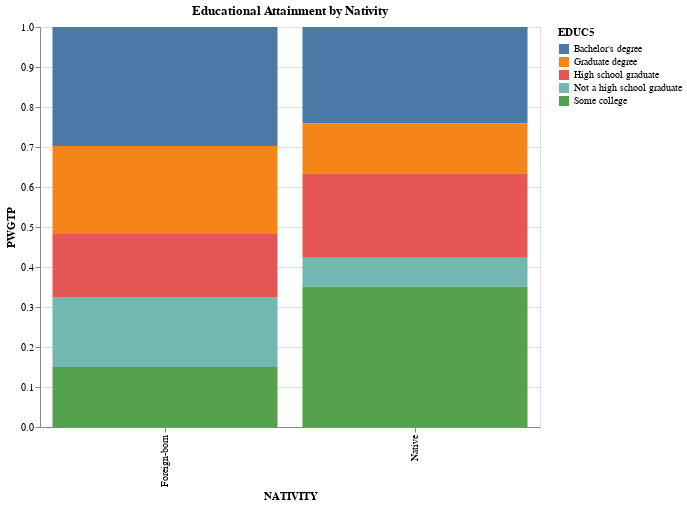

The notebook cell this image was saved under:
### Markdown cell above
Constructing charts with `altair` is fairly simple:

<input type="checkbox"> add data to a `alt.Chart()` object<br>
<input type="checkbox"> choose your `mark` (i.e. `mark_bar()`, `mark_circle()`, `mark_line()`) <br>
<input type="checkbox"> encode columns of your dataset to elements in your chart (i.e `x = 'NATIVITY'`) <br>
<input type="checkbox"> optional: declare your chart's properties like height, width, and a title. <br>

### Code cell
alt.Chart(data = data).mark_bar().encode(
    x = 'NATIVITY',
    y = 'PWGTP',
    color = 'EDUC5',
).properties(
    title = "Educational Attainment by Nativity",
    height = 400,
    width = 500,
)

### Figure 1 — Vega-Lite specification as saved in the notebook (floating-point values rounded to 4 significant figures)
{"$schema": "https://vega.github.io/schema/vega-lite/v2.6.0.json", "config": {"view": {"height": 300, "width": 400}}, "data": {"name": "data-0017fefd91bea25908954e51acf3f9c7"}, "datasets": {"data-0017fefd91bea25908954e51acf3f9c7": [{"EDUC5": "Not a high school graduate", "NATIVITY": "Foreign-born", "PWGTP": 0.1735}, {"EDUC5": "High school graduate", "NATIVITY": "Foreign-born", "PWGTP": 0.1592}, {"EDUC5": "Some college", "NATIVITY": "Foreign-born", "PWGTP": 0.15}, {"EDUC5": "Bachelor's degree", "NATIVITY": "Foreign-born", "PWGTP": 0.2976}, {"EDUC5": "Graduate degree", "NATIVITY": "Foreign-born", "PWGTP": 0.2197}, {"EDUC5": "Not a high school graduate", "NATIVITY": "Native", "PWGTP": 0.07239}, {"EDUC5": "High school graduate", "NATIVITY": "Native", "PWGTP": 0.2112}, {"EDUC5": "Some college", "NATIVITY": "Native", "PWGTP": 0.3506}, {"EDUC5": "Bachelor's degree", "NATIVITY": "Native", "PWGTP": 0.2407}, {"EDUC5": "Graduate degree", "NATIVITY": "Native", "PWGTP": 0.1251}]}, "encoding": {"color": {"field": "EDUC5", "type": "nominal"}, "x": {"field": "NATIVITY", "type": "nominal"}, "y": {"field": "PWGTP", "type": "quantitative"}}, "height": 400, "mark": "bar", "title": "Educational Attainment by Nativity", "width": 500}
